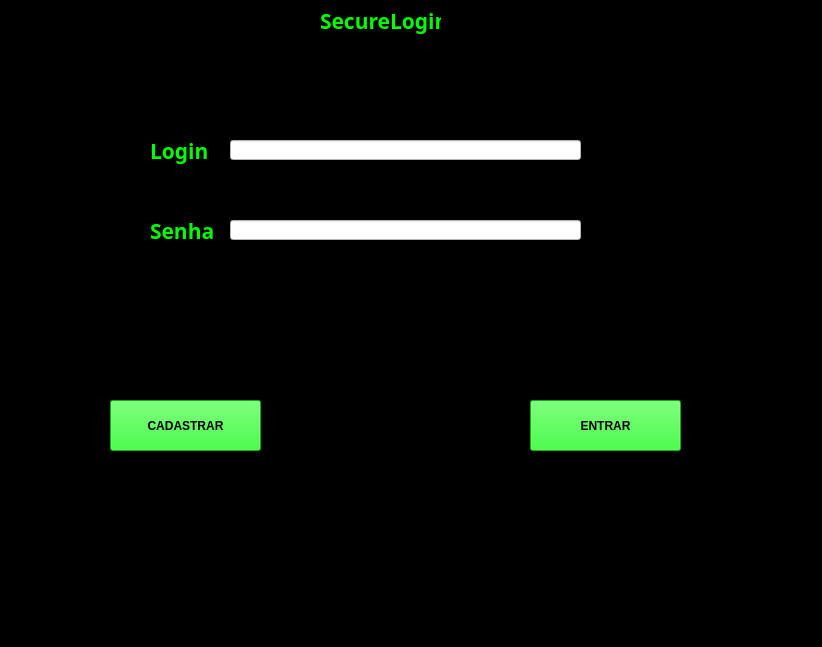
<?xml version="1.0" encoding="UTF-8"?>
<ui version="4.0">
 <class>MainWindow</class>
 <widget class="QMainWindow" name="MainWindow">
  <property name="geometry">
   <rect>
    <x>0</x>
    <y>0</y>
    <width>822</width>
    <height>647</height>
   </rect>
  </property>
  <property name="windowTitle">
   <string>MainWindow</string>
  </property>
  <property name="styleSheet">
   <string notr="true">background-color: rgb(0, 0, 0);</string>
  </property>
  <widget class="QWidget" name="centralwidget">
   <widget class="QPushButton" name="pushButton">
    <property name="geometry">
     <rect>
      <x>110</x>
      <y>400</y>
      <width>151</width>
      <height>51</height>
     </rect>
    </property>
    <property name="palette">
     <palette>
      <active>
       <colorrole role="Button">
        <brush brushstyle="SolidPattern">
         <color alpha="255">
          <red>0</red>
          <green>255</green>
          <blue>0</blue>
         </color>
        </brush>
       </colorrole>
       <colorrole role="Base">
        <brush brushstyle="SolidPattern">
         <color alpha="255">
          <red>0</red>
          <green>255</green>
          <blue>0</blue>
         </color>
        </brush>
       </colorrole>
       <colorrole role="Window">
        <brush brushstyle="SolidPattern">
         <color alpha="255">
          <red>0</red>
          <green>255</green>
          <blue>0</blue>
         </color>
        </brush>
       </colorrole>
      </active>
      <inactive>
       <colorrole role="Button">
        <brush brushstyle="SolidPattern">
         <color alpha="255">
          <red>0</red>
          <green>255</green>
          <blue>0</blue>
         </color>
        </brush>
       </colorrole>
       <colorrole role="Base">
        <brush brushstyle="SolidPattern">
         <color alpha="255">
          <red>0</red>
          <green>255</green>
          <blue>0</blue>
         </color>
        </brush>
       </colorrole>
       <colorrole role="Window">
        <brush brushstyle="SolidPattern">
         <color alpha="255">
          <red>0</red>
          <green>255</green>
          <blue>0</blue>
         </color>
        </brush>
       </colorrole>
      </inactive>
      <disabled>
       <colorrole role="Button">
        <brush brushstyle="SolidPattern">
         <color alpha="255">
          <red>0</red>
          <green>255</green>
          <blue>0</blue>
         </color>
        </brush>
       </colorrole>
       <colorrole role="Base">
        <brush brushstyle="SolidPattern">
         <color alpha="255">
          <red>0</red>
          <green>255</green>
          <blue>0</blue>
         </color>
        </brush>
       </colorrole>
       <colorrole role="Window">
        <brush brushstyle="SolidPattern">
         <color alpha="255">
          <red>0</red>
          <green>255</green>
          <blue>0</blue>
         </color>
        </brush>
       </colorrole>
      </disabled>
     </palette>
    </property>
    <property name="font">
     <font>
      <weight>75</weight>
      <bold>true</bold>
     </font>
    </property>
    <property name="styleSheet">
     <string notr="true">background-color: rgb(0, 255, 0);
</string>
    </property>
    <property name="text">
     <string>CADASTRAR</string>
    </property>
   </widget>
   <widget class="QPushButton" name="pushButton_2">
    <property name="geometry">
     <rect>
      <x>530</x>
      <y>400</y>
      <width>151</width>
      <height>51</height>
     </rect>
    </property>
    <property name="palette">
     <palette>
      <active>
       <colorrole role="Button">
        <brush brushstyle="SolidPattern">
         <color alpha="255">
          <red>0</red>
          <green>255</green>
          <blue>0</blue>
         </color>
        </brush>
       </colorrole>
       <colorrole role="Base">
        <brush brushstyle="SolidPattern">
         <color alpha="255">
          <red>0</red>
          <green>255</green>
          <blue>0</blue>
         </color>
        </brush>
       </colorrole>
       <colorrole role="Window">
        <brush brushstyle="SolidPattern">
         <color alpha="255">
          <red>0</red>
          <green>255</green>
          <blue>0</blue>
         </color>
        </brush>
       </colorrole>
      </active>
      <inactive>
       <colorrole role="Button">
        <brush brushstyle="SolidPattern">
         <color alpha="255">
          <red>0</red>
          <green>255</green>
          <blue>0</blue>
         </color>
        </brush>
       </colorrole>
       <colorrole role="Base">
        <brush brushstyle="SolidPattern">
         <color alpha="255">
          <red>0</red>
          <green>255</green>
          <blue>0</blue>
         </color>
        </brush>
       </colorrole>
       <colorrole role="Window">
        <brush brushstyle="SolidPattern">
         <color alpha="255">
          <red>0</red>
          <green>255</green>
          <blue>0</blue>
         </color>
        </brush>
       </colorrole>
      </inactive>
      <disabled>
       <colorrole role="Button">
        <brush brushstyle="SolidPattern">
         <color alpha="255">
          <red>0</red>
          <green>255</green>
          <blue>0</blue>
         </color>
        </brush>
       </colorrole>
       <colorrole role="Base">
        <brush brushstyle="SolidPattern">
         <color alpha="255">
          <red>0</red>
          <green>255</green>
          <blue>0</blue>
         </color>
        </brush>
       </colorrole>
       <colorrole role="Window">
        <brush brushstyle="SolidPattern">
         <color alpha="255">
          <red>0</red>
          <green>255</green>
          <blue>0</blue>
         </color>
        </brush>
       </colorrole>
      </disabled>
     </palette>
    </property>
    <property name="font">
     <font>
      <weight>75</weight>
      <bold>true</bold>
     </font>
    </property>
    <property name="styleSheet">
     <string notr="true">
background-color: rgb(0, 255, 0);
</string>
    </property>
    <property name="text">
     <string>ENTRAR</string>
    </property>
   </widget>
   <widget class="QLabel" name="label">
    <property name="geometry">
     <rect>
      <x>320</x>
      <y>0</y>
      <width>121</width>
      <height>41</height>
     </rect>
    </property>
    <property name="palette">
     <palette>
      <active>
       <colorrole role="WindowText">
        <brush brushstyle="SolidPattern">
         <color alpha="255">
          <red>0</red>
          <green>255</green>
          <blue>0</blue>
         </color>
        </brush>
       </colorrole>
       <colorrole role="Button">
        <brush brushstyle="SolidPattern">
         <color alpha="255">
          <red>0</red>
          <green>0</green>
          <blue>0</blue>
         </color>
        </brush>
       </colorrole>
       <colorrole role="Base">
        <brush brushstyle="SolidPattern">
         <color alpha="255">
          <red>0</red>
          <green>0</green>
          <blue>0</blue>
         </color>
        </brush>
       </colorrole>
       <colorrole role="Window">
        <brush brushstyle="SolidPattern">
         <color alpha="255">
          <red>0</red>
          <green>0</green>
          <blue>0</blue>
         </color>
        </brush>
       </colorrole>
      </active>
      <inactive>
       <colorrole role="WindowText">
        <brush brushstyle="SolidPattern">
         <color alpha="255">
          <red>0</red>
          <green>255</green>
          <blue>0</blue>
         </color>
        </brush>
       </colorrole>
       <colorrole role="Button">
        <brush brushstyle="SolidPattern">
         <color alpha="255">
          <red>0</red>
          <green>0</green>
          <blue>0</blue>
         </color>
        </brush>
       </colorrole>
       <colorrole role="Base">
        <brush brushstyle="SolidPattern">
         <color alpha="255">
          <red>0</red>
          <green>0</green>
          <blue>0</blue>
         </color>
        </brush>
       </colorrole>
       <colorrole role="Window">
        <brush brushstyle="SolidPattern">
         <color alpha="255">
          <red>0</red>
          <green>0</green>
          <blue>0</blue>
         </color>
        </brush>
       </colorrole>
      </inactive>
      <disabled>
       <colorrole role="WindowText">
        <brush brushstyle="SolidPattern">
         <color alpha="255">
          <red>120</red>
          <green>120</green>
          <blue>120</blue>
         </color>
        </brush>
       </colorrole>
       <colorrole role="Button">
        <brush brushstyle="SolidPattern">
         <color alpha="255">
          <red>0</red>
          <green>0</green>
          <blue>0</blue>
         </color>
        </brush>
       </colorrole>
       <colorrole role="Base">
        <brush brushstyle="SolidPattern">
         <color alpha="255">
          <red>0</red>
          <green>0</green>
          <blue>0</blue>
         </color>
        </brush>
       </colorrole>
       <colorrole role="Window">
        <brush brushstyle="SolidPattern">
         <color alpha="255">
          <red>0</red>
          <green>0</green>
          <blue>0</blue>
         </color>
        </brush>
       </colorrole>
      </disabled>
     </palette>
    </property>
    <property name="font">
     <font>
      <family>Segoe UI Variable Text Semibold</family>
      <pointsize>16</pointsize>
      <weight>75</weight>
      <bold>true</bold>
     </font>
    </property>
    <property name="text">
     <string>SecureLogin</string>
    </property>
   </widget>
   <widget class="QLabel" name="label_2">
    <property name="geometry">
     <rect>
      <x>150</x>
      <y>130</y>
      <width>121</width>
      <height>41</height>
     </rect>
    </property>
    <property name="palette">
     <palette>
      <active>
       <colorrole role="WindowText">
        <brush brushstyle="SolidPattern">
         <color alpha="255">
          <red>0</red>
          <green>255</green>
          <blue>0</blue>
         </color>
        </brush>
       </colorrole>
       <colorrole role="Button">
        <brush brushstyle="SolidPattern">
         <color alpha="255">
          <red>0</red>
          <green>0</green>
          <blue>0</blue>
         </color>
        </brush>
       </colorrole>
       <colorrole role="Base">
        <brush brushstyle="SolidPattern">
         <color alpha="255">
          <red>0</red>
          <green>0</green>
          <blue>0</blue>
         </color>
        </brush>
       </colorrole>
       <colorrole role="Window">
        <brush brushstyle="SolidPattern">
         <color alpha="255">
          <red>0</red>
          <green>0</green>
          <blue>0</blue>
         </color>
        </brush>
       </colorrole>
      </active>
      <inactive>
       <colorrole role="WindowText">
        <brush brushstyle="SolidPattern">
         <color alpha="255">
          <red>0</red>
          <green>255</green>
          <blue>0</blue>
         </color>
        </brush>
       </colorrole>
       <colorrole role="Button">
        <brush brushstyle="SolidPattern">
         <color alpha="255">
          <red>0</red>
          <green>0</green>
          <blue>0</blue>
         </color>
        </brush>
       </colorrole>
       <colorrole role="Base">
        <brush brushstyle="SolidPattern">
         <color alpha="255">
          <red>0</red>
          <green>0</green>
          <blue>0</blue>
         </color>
        </brush>
       </colorrole>
       <colorrole role="Window">
        <brush brushstyle="SolidPattern">
         <color alpha="255">
          <red>0</red>
          <green>0</green>
          <blue>0</blue>
         </color>
        </brush>
       </colorrole>
      </inactive>
      <disabled>
       <colorrole role="WindowText">
        <brush brushstyle="SolidPattern">
         <color alpha="255">
          <red>120</red>
          <green>120</green>
          <blue>120</blue>
         </color>
        </brush>
       </colorrole>
       <colorrole role="Button">
        <brush brushstyle="SolidPattern">
         <color alpha="255">
          <red>0</red>
          <green>0</green>
          <blue>0</blue>
         </color>
        </brush>
       </colorrole>
       <colorrole role="Base">
        <brush brushstyle="SolidPattern">
         <color alpha="255">
          <red>0</red>
          <green>0</green>
          <blue>0</blue>
         </color>
        </brush>
       </colorrole>
       <colorrole role="Window">
        <brush brushstyle="SolidPattern">
         <color alpha="255">
          <red>0</red>
          <green>0</green>
          <blue>0</blue>
         </color>
        </brush>
       </colorrole>
      </disabled>
     </palette>
    </property>
    <property name="font">
     <font>
      <family>Segoe UI Variable Text Semibold</family>
      <pointsize>16</pointsize>
      <weight>75</weight>
      <bold>true</bold>
     </font>
    </property>
    <property name="text">
     <string>Login</string>
    </property>
   </widget>
   <widget class="QLabel" name="label_3">
    <property name="geometry">
     <rect>
      <x>150</x>
      <y>210</y>
      <width>121</width>
      <height>41</height>
     </rect>
    </property>
    <property name="palette">
     <palette>
      <active>
       <colorrole role="WindowText">
        <brush brushstyle="SolidPattern">
         <color alpha="255">
          <red>0</red>
          <green>255</green>
          <blue>0</blue>
         </color>
        </brush>
       </colorrole>
       <colorrole role="Button">
        <brush brushstyle="SolidPattern">
         <color alpha="255">
          <red>0</red>
          <green>0</green>
          <blue>0</blue>
         </color>
        </brush>
       </colorrole>
       <colorrole role="Base">
        <brush brushstyle="SolidPattern">
         <color alpha="255">
          <red>0</red>
          <green>0</green>
          <blue>0</blue>
         </color>
        </brush>
       </colorrole>
       <colorrole role="Window">
        <brush brushstyle="SolidPattern">
         <color alpha="255">
          <red>0</red>
          <green>0</green>
          <blue>0</blue>
         </color>
        </brush>
       </colorrole>
      </active>
      <inactive>
       <colorrole role="WindowText">
        <brush brushstyle="SolidPattern">
         <color alpha="255">
          <red>0</red>
          <green>255</green>
          <blue>0</blue>
         </color>
        </brush>
       </colorrole>
       <colorrole role="Button">
        <brush brushstyle="SolidPattern">
         <color alpha="255">
          <red>0</red>
          <green>0</green>
          <blue>0</blue>
         </color>
        </brush>
       </colorrole>
       <colorrole role="Base">
        <brush brushstyle="SolidPattern">
         <color alpha="255">
          <red>0</red>
          <green>0</green>
          <blue>0</blue>
         </color>
        </brush>
       </colorrole>
       <colorrole role="Window">
        <brush brushstyle="SolidPattern">
         <color alpha="255">
          <red>0</red>
          <green>0</green>
          <blue>0</blue>
         </color>
        </brush>
       </colorrole>
      </inactive>
      <disabled>
       <colorrole role="WindowText">
        <brush brushstyle="SolidPattern">
         <color alpha="255">
          <red>120</red>
          <green>120</green>
          <blue>120</blue>
         </color>
        </brush>
       </colorrole>
       <colorrole role="Button">
        <brush brushstyle="SolidPattern">
         <color alpha="255">
          <red>0</red>
          <green>0</green>
          <blue>0</blue>
         </color>
        </brush>
       </colorrole>
       <colorrole role="Base">
        <brush brushstyle="SolidPattern">
         <color alpha="255">
          <red>0</red>
          <green>0</green>
          <blue>0</blue>
         </color>
        </brush>
       </colorrole>
       <colorrole role="Window">
        <brush brushstyle="SolidPattern">
         <color alpha="255">
          <red>0</red>
          <green>0</green>
          <blue>0</blue>
         </color>
        </brush>
       </colorrole>
      </disabled>
     </palette>
    </property>
    <property name="font">
     <font>
      <family>Segoe UI Variable Text Semibold</family>
      <pointsize>16</pointsize>
      <weight>75</weight>
      <bold>true</bold>
     </font>
    </property>
    <property name="text">
     <string>Senha</string>
    </property>
   </widget>
   <widget class="QLineEdit" name="lineEdit">
    <property name="geometry">
     <rect>
      <x>230</x>
      <y>140</y>
      <width>351</width>
      <height>20</height>
     </rect>
    </property>
    <property name="styleSheet">
     <string notr="true">background-color: rgb(255, 255, 255);</string>
    </property>
   </widget>
   <widget class="QLineEdit" name="lineEdit_2">
    <property name="geometry">
     <rect>
      <x>230</x>
      <y>220</y>
      <width>351</width>
      <height>20</height>
     </rect>
    </property>
    <property name="styleSheet">
     <string notr="true">background-color: rgb(255, 255, 255);</string>
    </property>
   </widget>
  </widget>
  <widget class="QMenuBar" name="menubar">
   <property name="geometry">
    <rect>
     <x>0</x>
     <y>0</y>
     <width>822</width>
     <height>21</height>
    </rect>
   </property>
  </widget>
  <widget class="QStatusBar" name="statusbar"/>
 </widget>
 <resources/>
 <connections/>
</ui>
